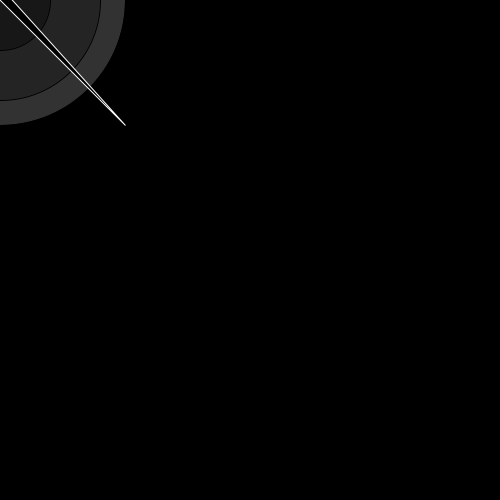
Frame 1 (no input)
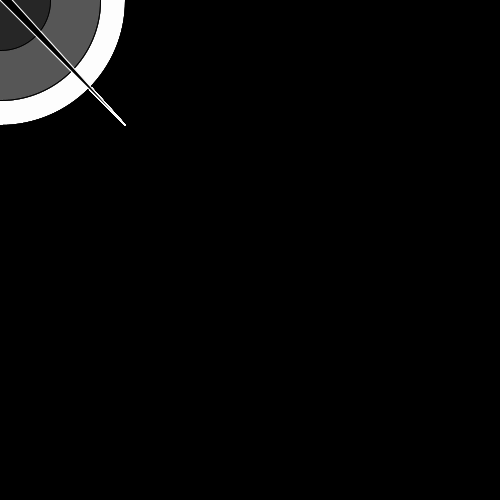
Frame 60 (the mouse pressed at the canvas centre just before this capture)
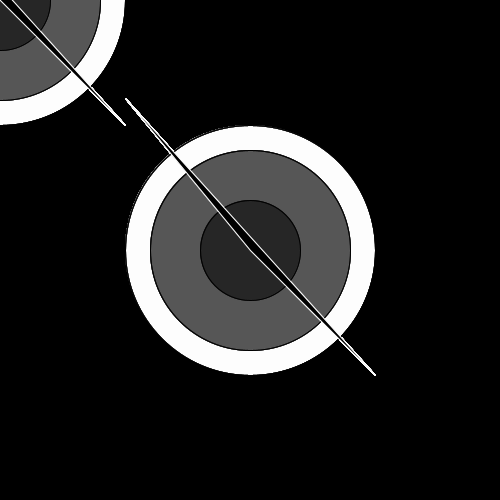
Frame 120 (the mouse held since frame 60 and released just before this capture)

The Processing sketch that drew these frames (run headless with seeded random() and noise(); from frame 60 on, the mouse is pressed at the canvas centre):

// Processing sketch: processing_169497
// ── processing_169497.pde

void setup() {
 size(500,500);

 background(0);
 smooth();

}

void draw() {
//  pushMatrix();
// fill(255,35);
// rect(0,0,500,500);
 stroke(0);
 translate(mouseX,mouseY);
ellipseMode(CENTER);
fill(255,50);
ellipse(0,0,250,250);
fill(0,70);
ellipse(0,0,200,200);
//fill(255,70);
//ellipse(0,0,150,150);
fill(0,90);
ellipse(0,0,100,100);
//fill(255,70);
//ellipse(0,0,50,50);
//popMatrix();
stroke(255);
fill(0);
triangle(-125,-152,0,0,125,125);
}
